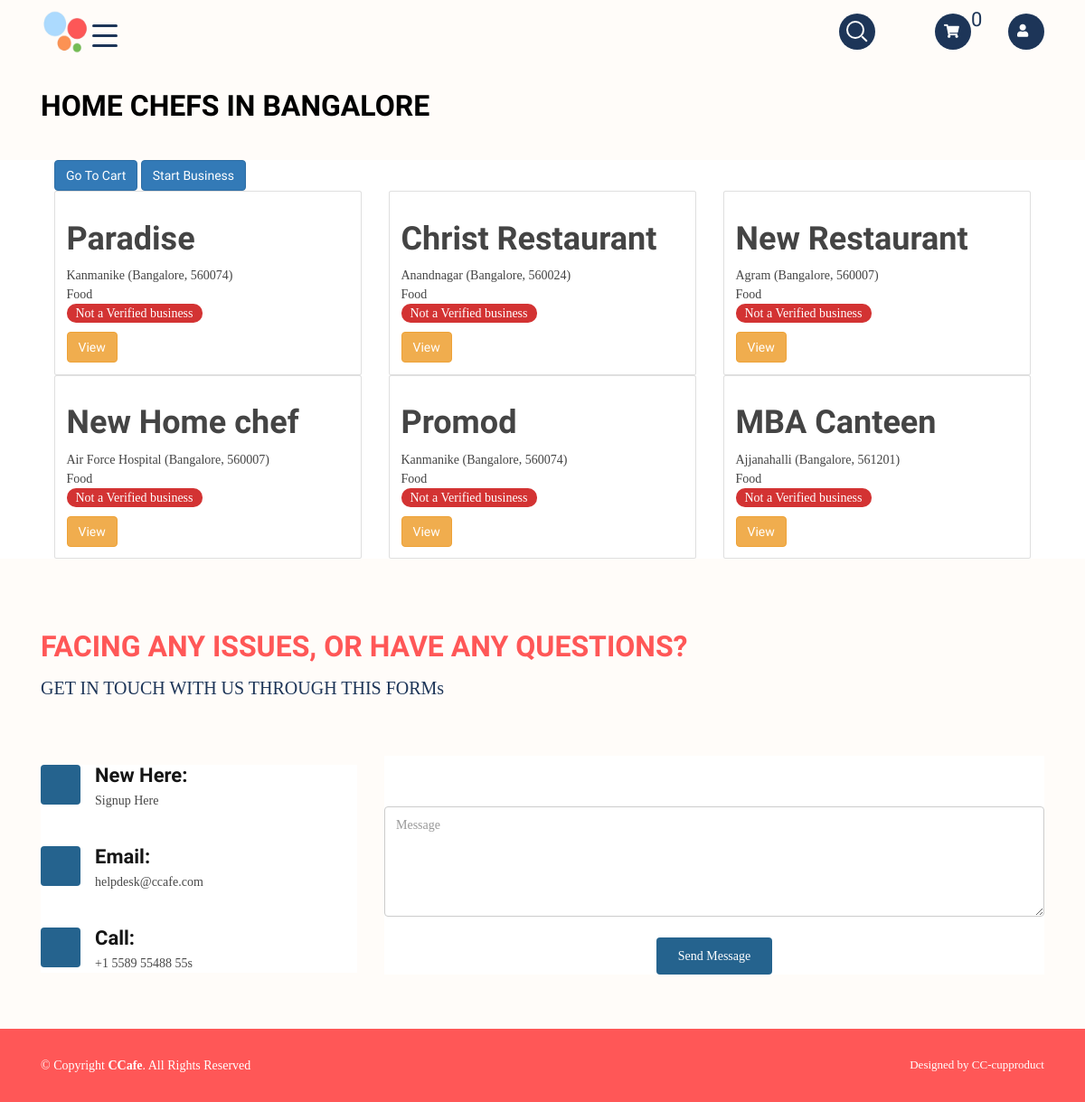
The app's page /hotel/home/ with its own data.
### cc/models.py (models this page shows, shortened)
class businessReg(models.Model):
	owner=models.ForeignKey(User,blank=True, null=True, on_delete=models.CASCADE)
	busChoice = [
	('Travel', 'Travel'),
	('Food', 'Food'),
	('Tutions', 'Tutions'),
	('Sports', 'Sports'),
	]
	category=models.CharField(choices=busChoice, default='', max_length=100)
	businessname=models.CharField(max_length=100, blank=True, null=True)
	address=models.ForeignKey(Area, on_delete=models.SET_NULL, null=True, blank=True)
	verified = models.BooleanField(default=False)
	caption = models.CharField(max_length=200, blank=True, null=True)
	business_logo = models.ImageField(upload_to='business_reg_pics', blank=True, null=True)
	class Meta:
		unique_together = ('owner','businessname','address','category')

class Area(models.Model):
	Area_Name = models.CharField(max_length=200, blank=True, null=True)
	pincode = models.ForeignKey(Pincode, on_delete=models.CASCADE, null=True, blank=True)
	city_name = models.CharField(max_length=200, blank=True, null=True)
	def __str__(self):
		return self.Area_Name + " (" + self.city_name + ", " + str(self.pincode) + ")"

class Pincode(models.Model):
		pincode = models.CharField(max_length=6, blank=True, null=True, unique = True)
		def __str__(self):
			return self.pincode

### cc/views.py (the view)
# urls.py: path('hotel/home/', views.HotelHomeView, name='hotelhome'),
def HotelHomeView(request):
	hotels=businessReg.objects.all().filter(category='Food')
	if request.user.is_authenticated:
		customer = request.user
		order, created = Order.objects.get_or_create(
			customer=customer, complete=False)
	return render(request, 'basic/food_items_home.html',{'hotels':hotels})

### cc/templates/basic/food_items_home.html (shortened to what this page needs)
<!DOCTYPE html>
{% load static %}
<html lang="en">
<head>
  <link rel="stylesheet" href="https://maxcdn.bootstrapcdn.com/font-awesome/4.4.0/css/font-awesome.min.css">
  <link href="{% static 'restauranthomeassets/vendor/bootstrap/css/bootstrap.min.css' %}" rel="stylesheet">
  <link href="{% static 'restauranthomeassets/vendor/icofont/icofont.min.css' %}" rel="stylesheet">
  <link href="{% static 'restauranthomeassets/vendor/boxicons/css/boxicons.min.css' %}" rel="stylesheet">
  <link href="{% static 'restauranthomeassets/vendor/remixicon/remixicon.css' %}" rel="stylesheet">
  <link href="{% static 'restauranthomeassets/vendor/venobox/venobox.css' %}" rel="stylesheet">
  <link href="{% static 'restauranthomeassets/vendor/owl.carousel/assets/owl.carousel.min.css' %}" rel="stylesheet">
  <link href="{% static 'restauranthomeassets/vendor/aos/aos.css' %}" rel="stylesheet">
  <link href='https://use.fontawesome.com/releases/v5.8.1/css/all.css' rel='stylesheet'>
  <link href="{% static 'restauranthomeassets/vendor/animate.css/animate.min.css' %}" rel="stylesheet">
  <link href="{% static 'restauranthomeassets/vendor/aos/aos.css' %}" rel="stylesheet">
  <link href="{% static 'restauranthomeassets/vendor/bootstrap/css/bootstrap.min.css' %}" rel="stylesheet">
  <link href="{% static 'restauranthomeassets/vendor/bootstrap-icons/bootstrap-icons.css' %}" rel="stylesheet">
  <link href="{% static 'restauranthomeassets/vendor/boxicons/css/boxicons.min.css' %}" rel="stylesheet">
  <link href="{% static 'restauranthomeassets/vendor/glightbox/css/glightbox.min.css' %}" rel="stylesheet">
  <link href="{% static 'restauranthomeassets/vendor/swiper/swiper-bundle.min.css' %}" rel="stylesheet">
  <link rel="stylesheet" type="text/css" href="https://maxcdn.bootstrapcdn.com/bootstrap/3.3.5/css/bootstrap.min.css">
  <link href="{% static 'restauranthomeassets/css/style.css' %}" rel="stylesheet">
</head>
<body>
    <header id="header" class="fixed-top ">
      <div class="container d-flex align-items-center">
        <a href="index.html" class="logo mr-auto"><img src="{% static 'restauranthomeassets/img/cclogo.png' %}" alt="" class="img-fluid"></a>
        <a href="#" class=" mr-auto burger " style="left:-36%;" onclick="openNav()">
          <span></span></a>
            <nav class="nav-menu d-none d-lg-block">
              <ul>
                <li>
                  <div class="search"></div>
                </li>
               <li style="margin-left: 50px;">
                  <a href="{% url 'cc:CartView' %}">
                    <i class="fa fa-shopping-cart circle-icon" style="color:white"></i><sup style="font-size: 22px;">0</sup>
                  </a>
                </li>
                <li><i class="fa fa-user circle-icon" style="color:white"></i></li>
              </ul>
            </nav>
      </div>
    </header>
<main id="main">
  <section id="hero" class="d-flex align-items-center ">
    <div class="container" data-aos="fade-up">
      <div class="section-title">
        <h2>Home Chefs In Bangalore</h2>
      </div>
</section>
  <div class="container">
 <div class="col">
                            <a href="{% url 'cc:CartView' %}" class="btn btn-primary">Go To Cart</a>
                              <a href="{% url 'cc:busReg' %}" class="btn btn-primary">Start Business</a>
                        </div>
{% for h in hotels %}
  <div class="col-md-4">
                <div class="card">
                    <div class="card-body">
                        <div class="class-title">
                         <h1>   {{h.businessname}}</h1>
                        </div>
                    <div class="class-text">
                       {{h.address}}<br>
                       {{h.category}}
                    </div>
                    {% if h.verified %}
                    Verified <br>
                    {% else %}
<div style=" width: 150px; border-radius: 10px ;  background: rgba(200,0,0,0.8);">
<center>                        <p style="color: white;">Not a Verified business</p>
</center>
</div>
                    {% endif %}
                    <a href="{% url 'cc:detail' id=h.id %}" class="btn btn-warning">View</a>
                    </div>
                </div>
            </div>
{% endfor %}
  </div>
    <section id="contact" class="contact">
      <div class="container" data-aos="fade-up">
        <div class="section-title">
          <h2>FACING ANY ISSUES, OR HAVE ANY QUESTIONS?</h2>
          <p>GET IN TOUCH WITH US THROUGH THIS FORMs</p>
        </div>
        <div class="row mt-5">
          <div class="col-lg-4">
            <div class="info">
              <div class="signup">
                <i class="bi bi-geo-alt"></i>
                <h4>New Here:</h4>
                <p>Signup Here</p>
              </div>
              <div class="email">
                <i class="bi bi-envelope"></i>
                <h4>Email:</h4>
                <p>helpdesk@ccafe.com</p>
              </div>
              <div class="phone">
                <i class="bi bi-phone"></i>
                <h4>Call:</h4>
                <p>+1 5589 55488 55s</p>
              </div>
            </div>
          </div>
          <div class="col-lg-8 mt-5 mt-lg-0">
            <form action="forms/contact.php" method="post" role="form" class="php-email-form">
              <div class="row">
                <div class="col-md-6 form-group">
                </div>
                <div class="col-md-6 form-group mt-3 mt-md-0">
                </div>
              </div>
              <div class="form-group mt-3">
              </div>
              <div class="form-group mt-3">
                <textarea class="form-control" name="message" rows="5" placeholder="Message" required></textarea>
              </div>
              <div class="text-center"><button type="submit">Send Message</button></div>
            </form>
          </div>
        </div>
      </div>
    </section>
  </main>
  <footer id="footer">
    <div class="container footer-bottom clearfix">
      <div class="copyright">
        &copy; Copyright <strong><span>CCafe</span></strong>. All Rights Reserved
      </div>
      <div class="credits">
        Designed by CC-cupproduct</a>
      </div>
    </div>
  </footer>
</body>
</html>

### cc/static/restauranthomeassets/css/style.css (style rules this page uses)
body { font-family: 'Roboto Codensed'; line-height: 1.5; color: #444444; }
a { color: #D8ECFD; font-family: 'Advent Pro'; }
h1, h2, h3, h4, h5, h6 { font-family: 'Advent Pro'; font-weight: bold; }
#header { transition: all 0.5s; z-index: 997; padding: 5px 0; padding-bottom:0px; }
#header .logo { font-size: 30px; margin: 0; padding: 0; line-height: 1; font-weight: 500; letter-spacing: 2px; text-transform: uppercase; }
#header .logo img { max-height: 50px; min-height: 50px; padding-right: 8%; }
.burger { width: 28px; height: 25px; cursor: pointer; position: relative; }
.burger:before, .burger span, .burger:after { width: 100%; height: 3px; display: block; background: #1D3558; border-radius: 2px; position: absolute; opacity: 1; }
.burger:before, .burger:after { transition: top 0.35s cubic-bezier(0.23, 1, 0.32, 1), transform 0.35s cubic-bezier(0.23, 1, 0.32, 1), opacity 0.35s cubic-bezier(0.23, 1, 0.32, 1), background-color 1.15s cubic-bezier(0.86, 0, 0.07, 1); -webkit-transition: top 0.35s cubic-bezier(0.23, 1, 0.32, 1), -webkit-transform 0.35s cubic-bezier(0.23, 1, 0.32, 1), opacity 0.35s cubic-bezier(0.23, 1, 0.32, 1), background-color 1.15s cubic-bezier(0.86, 0, 0.07, 1); content: ""; }
.burger:before { top: 4px; }
.burger span { top: 15px; }
.burger:after { top: 26px; }
.search { position: absolute; margin: auto; top: 0; right: 0; bottom: 0; left: 0; width: 40px; height: 40px; background: #1D3558; border-radius: 50%; transition: all 1s; z-index: 4; }
.search::before { content: ""; position: absolute; margin: auto; top: 16px; right: 0; bottom: 0; left: 16px; width: 8px; height: 2px; background: white; transform: rotate(45deg); transition: all 0.5s; }
.search::after { content: ""; position: absolute; margin: auto; top: -5px; right: 0; bottom: 0; left: -5px; width: 20px; height: 20px; border-radius: 50%; border: 2px solid white; transition: all 0.5s; }
.nav-menu .circle-icon { position: relative; background: #1D3558; width: 40px; height: 40px; border-radius: 50%; padding-left: 10px; padding-top: 12px; }
.row:after { content: ""; display: table; clear: both; }
.nav-menu ul { margin: 0; padding: 0; list-style: none; }
.nav-menu > ul { display: flex; }
.nav-menu > ul > li { position: relative; white-space: nowrap; padding: 10px 0 10px 28px; }
.nav-menu a { display: block; position: relative; color: #1D3558; transition: 0.3s; font-size: 15px; letter-spacing: 0.5px; font-weight: 500; font-family: 'Advent Pro', sans-serif; }
#hero { width: 100%; position: relative; padding-bottom: 0px; }
#hero .container { padding-top: 20px; }
#hero:before { content: ""; position: absolute; bottom: 0; top: 0; left: 0; right: 0; }
#hero .section-title h2 { color: black; }
#hero .section-title h2::after { background: rgba(255, 255, 255, 0.2); }
section { padding: 60px 0; overflow: hidden; background-color: #FFFCF9 ; }
.section-title { padding-bottom: 30px; }
.section-title h2 { font-size: 32px; font-weight: bold; text-transform: uppercase; margin-bottom: 10px; padding-bottom: 2px; position: relative; color: #FF5757; }
.section-title p { margin-bottom: 0; color: #1D3558; font-size: 20px; }
.products .mini-menu .sub > a.active, { padding-left: 1.3em; content: "1"; float: right; margin-right:6px; }
.contact .info { width: 100%; background: #fff; }
.contact .info i { font-size: 20px; background: #25638E; color: white; float: left; width: 44px; height: 44px; display: flex; justify-content: center; align-items: center; border-radius: 4px; transition: all 0.3s ease-in-out; }
.contact .info h4 { padding: 0 0 0 60px; font-size: 22px; font-weight: 600; margin-bottom: 5px; color: #151515; }
.contact .info p { padding: 0 0 0 60px; margin-bottom: 0; font-size: 14px; color: #484848; }
.contact .info .email, .contact .info .phone { margin-top: 40px; }
.contact .php-email-form { width: 100%; background: #fff; }
.contact .php-email-form .form-group { padding-bottom: 8px; }
.contact .php-email-form input, .contact .php-email-form textarea { border-radius: 0; box-shadow: none; font-size: 14px; border-radius: 4px; }
.contact .php-email-form textarea { padding: 10px 12px; }
.contact .php-email-form button[type="submit"] { background: #25638E; border: 0; padding: 10px 24px; color: white; transition: 0.4s; border-radius: 4px; }
#footer { font-size: 14px; background: #FF5757; }
#footer .footer-bottom { padding-top: 30px; padding-bottom: 30px; color: #fff; }
#footer .copyright { float: left; }
#footer .credits { float: right; font-size: 13px; }

### records on screen
businessReg: businessname "Paradise", address "Kanmanike (Bangalore, 560074)", category "Food", verified "Not a Verified business"
businessReg: businessname "Christ Restaurant", address "Anandnagar (Bangalore, 560024)", category "Food", verified "Not a Verified business"
businessReg: businessname "New Restaurant", address "Agram (Bangalore, 560007)", category "Food", verified "Not a Verified business"
businessReg: businessname "New Home chef", address "Air Force Hospital (Bangalore, 560007)", category "Food", verified "Not a Verified business"
businessReg: businessname "Promod", address "Kanmanike (Bangalore, 560074)", category "Food", verified "Not a Verified business"
businessReg: businessname "MBA Canteen", address "Ajjanahalli (Bangalore, 561201)", category "Food", verified "Not a Verified business"
